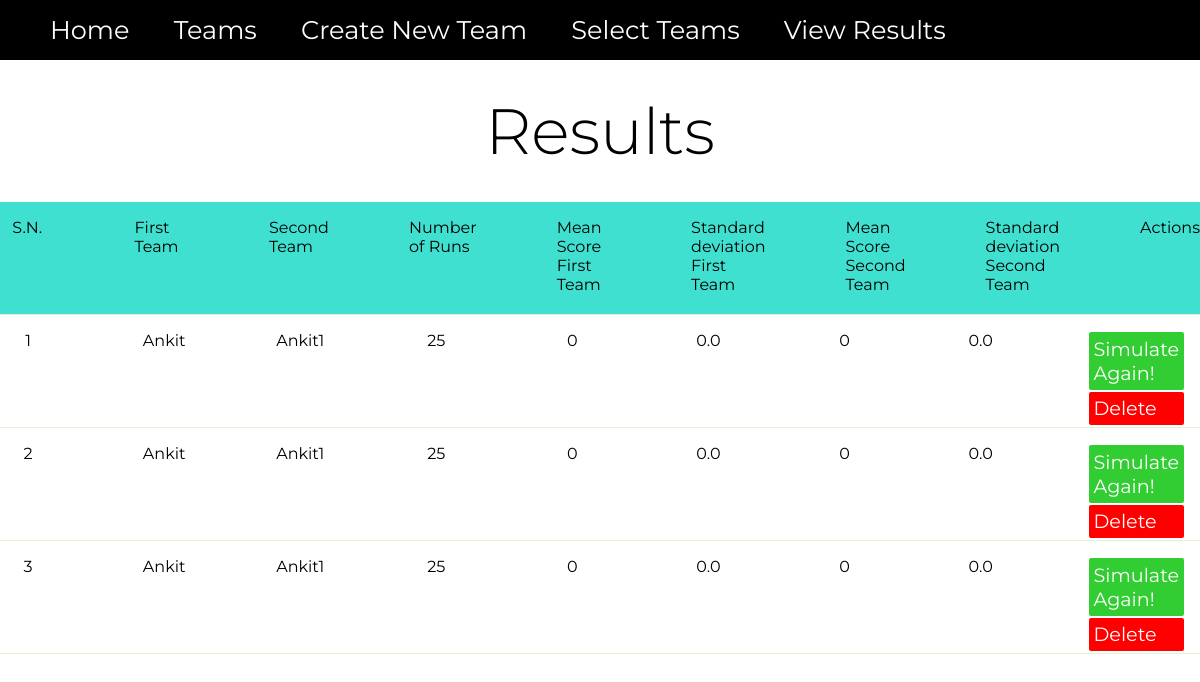
The app's page /results/, older data.
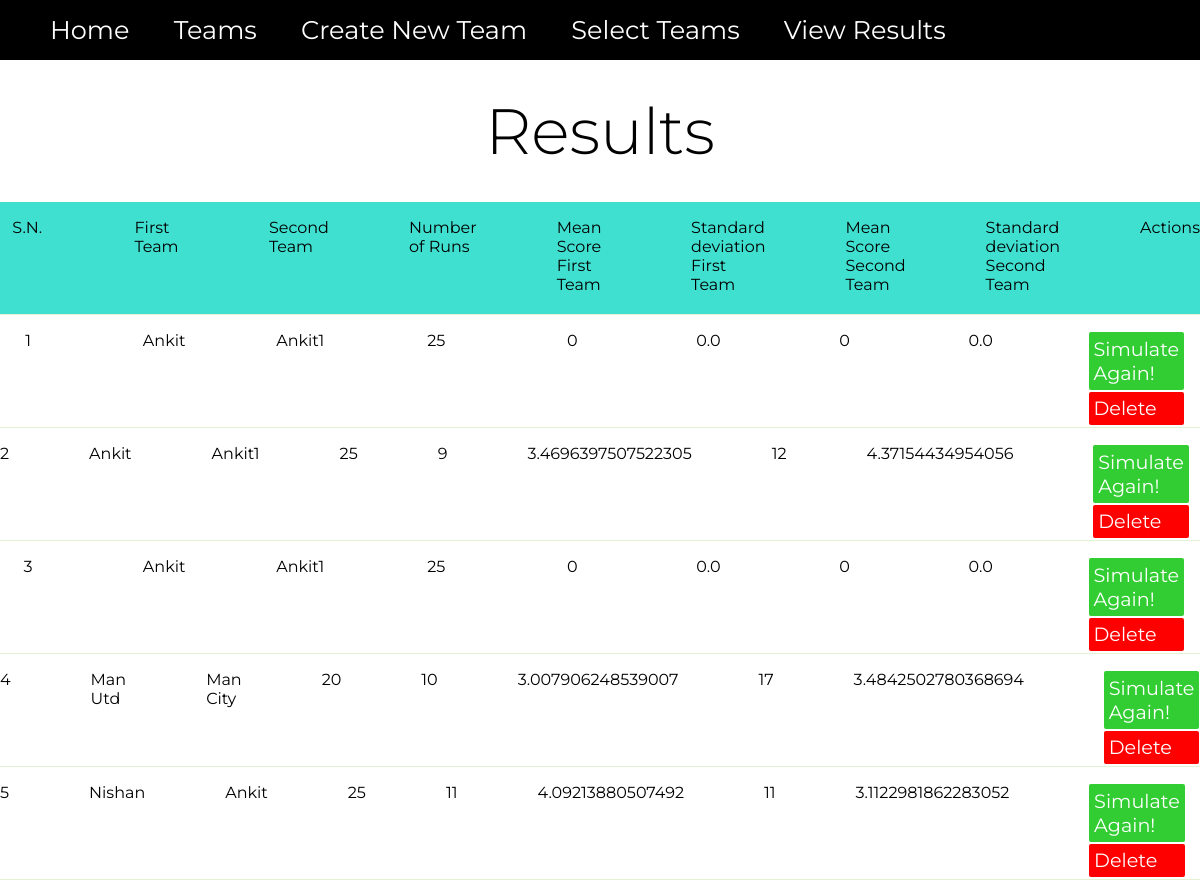
The same page, newer data.
### sports_analytics/models.py (models this page shows)
class Result(models.Model):
    team1 = models.ForeignKey(Team, related_name='team1', on_delete=models.PROTECT)
    team2 = models.ForeignKey(Team, related_name='team2', on_delete=models.PROTECT)
    avg_goal_1 = models.IntegerField(default=0)
    avg_goal_2 = models.IntegerField(default=0)
    std_goal_1 = models.FloatField(default=0.0)
    std_goal_2 = models.FloatField(default=0.0)
    number_runs = models.PositiveIntegerField(default=0)

class Team(models.Model):
    team_name = models.CharField(max_length=50, unique=True)
    team_posession =  models.FloatField(validators=[MinValueValidator(min), MaxValueValidator(max)],)
    team_hit = models.FloatField(validators=[MinValueValidator(min), MaxValueValidator(max)],)
    def __str__(self):
        return f'{self.team_name}'

### sports_analytics/views.py (the view)
# urls.py: path('results/', ResultView.as_view(), name="result"),
class ResultView(ListView):
    model = Result
    template_name = "sports_analytics/result_list.html"

### sports_analytics/templates/sports_analytics/result_list.html (shortened to what this page needs)
{% load static %}
<!DOCTYPE html>
<html lang="en">
<head>
    <link rel="stylesheet" href="{% static 'css/index.css'%}">
    <link rel="stylesheet" href="{% static 'css/result_list.css'%}">
</head>
<body>
    <header>
        <ul class="a_links">
            <li class="links links-1">
                <a class="navLink" href="{% url 'sports_analytics:home'%}">Home</a>
            </li>
            <li class="links links-1">
                <a class="navLink" href="{% url 'sports_analytics:viewTeam'%}">Teams</a>
            </li>
            <li class="links links-1">
                <a class="navLink" href="{% url 'sports_analytics:createTeam'%}">Create New Team</a>
            </li>
            <li class="links links-1">
                <a class="navLink" href="{% url 'sports_analytics:simulate'%}">Select Teams</a>
            </li>
            <li class="links links-1">
                <a class="navLink" href="{% url 'sports_analytics:result'%}">View Results</a>
            </li>
        </ul>
    </header>
    <main>
        <div class="details">
            <h3 class="page-title-1">Results</h3>
        </div>
        <div class="table-container">
            <div class="table-container-head">
                <div class="table-row head">
                    <div class="col">S.N.</div>
                    <div class="col">First Team</div>
                    <div class="col">Second Team</div>
                    <div class="col">Number of Runs</div>
                    <div class="col">Mean Score First Team</div>
                    <div class="col">Standard deviation First Team</div>
                    <div class="col">Mean Score Second Team</div>
                    <div class="col">Standard deviation Second Team</div>
                    <div class="col ">Actions</div>
                </div>
            </div>
            <div class="flex-body">
                {% for object in object_list %}
                <div class="table-row body">
                    <div class="col">{{forloop.counter}}</div>
                    <div class="col">{{object.team1}}</div>
                    <div class="col">{{object.team2}}</div>
                    <div class="col">{{object.number_runs}}</div>
                    <div class="col">{{object.avg_goal_1}}</div>
                    <div class="col">{{object.std_goal_1}}</div>
                    <div class="col">{{object.avg_goal_2}}</div>
                    <div class="col">{{object.std_goal_2}}</div>
                    <div class="col">
                        <div class="action">
                            <a href="{% url 'sports_analytics:result_detail' object.id %}" class="simulate_ round">Simulate Again!</a>
                            <a href="{% url 'sports_analytics:delete-result' object.id%}" class="delete round">Delete</a>
                        </div>
                    </div>
                </div>
                {% endfor %}
            </div>
        </div>
    </main>
</body>
</html>

Row changes from the older to the newer data that the page shows:
changed Result (number 2 of 5 on the later page): avg_goal_1 "0" → "9"; std_goal_1 "0.0" → "3.4696397507522305"; avg_goal_2 "0" → "12"; std_goal_2 "0.0" → "4.37154434954056"
added Result: team1 "Man Utd", team2 "Man City", number_runs "20", avg_goal_1 "10", std_goal_1 "3.007906248539007", avg_goal_2 "17", std_goal_2 "3.4842502780368694"
added Result: team1 "Nishan", team2 "Ankit", number_runs "25", avg_goal_1 "11", std_goal_1 "4.09213880507492", avg_goal_2 "11", std_goal_2 "3.1122981862283052"
